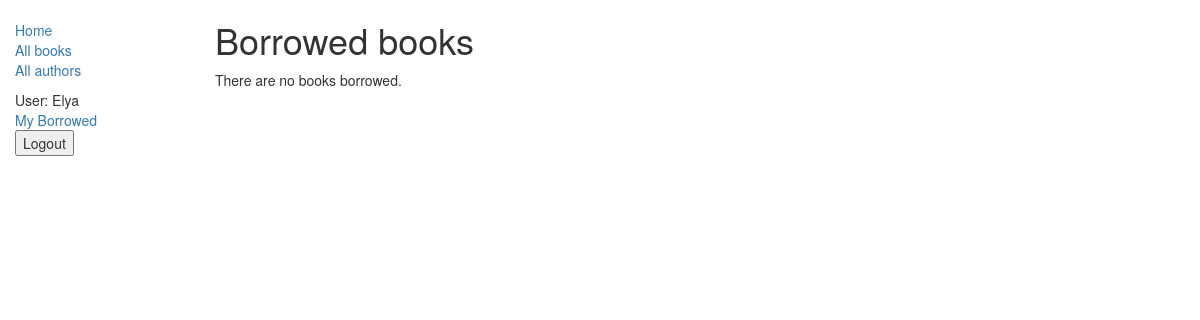
Page /catalog/mybooks/ (signed in) on the earlier database version.
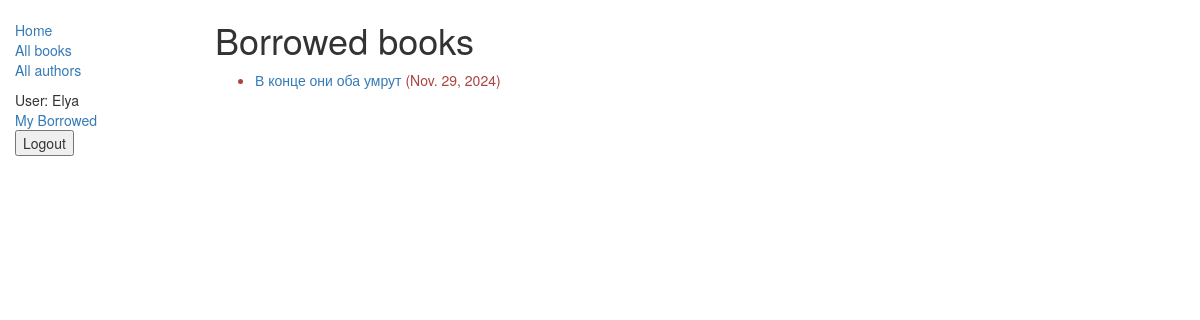
Same page on the later database version.
### catalog/models.py (models this page shows, shortened)
class BookInstance(models.Model):
    id = models.UUIDField(primary_key=True, default=uuid.uuid4, help_text="Unique ID for this particular book across whole library")
    book = models.ForeignKey('Book', on_delete=models.SET_NULL, null=True)
    imprint = models.CharField(max_length=200)
    due_back = models.DateField(null=True, blank=True)
    borrower = models.ForeignKey(
        settings.AUTH_USER_MODEL, on_delete=models.SET_NULL, null=True, blank=True)
    @property
    def is_overdue(self):
        return bool(self.due_back and date.today() > self.due_back)
    LOAN_STATUS = (
        ('m', 'Maintenance'),
        ('o', 'On loan'),
        ('a', 'Available'),
        ('r', 'Reserved'),
    )
    status = models.CharField(
        max_length=1,
        choices=LOAN_STATUS,
        blank=True,
        default='m',
        help_text='Book availability')
    class Meta:
        ordering = ["due_back"]
        permissions = (("can_mark_returned", "Set book as returned"),)

class Book(models.Model):
    title = models.CharField(max_length=200)
    author = models.ForeignKey('Author', on_delete=models.SET_NULL, null=True)
    summary = models.TextField(max_length=1000, help_text="Enter a brief description of the book")
    isbn = models.CharField('ISBN', max_length=13,
                            unique=True,
                            help_text='13 Character <a href="https://www.isbn-international.org/content/what-isbn'
                                      '">ISBN number</a>')
    genre = models.ManyToManyField(Genre, help_text="Select a genre for this book")
    language = models.ForeignKey('Language', on_delete=models.SET_NULL, null=True)
    class Meta:
        ordering = ['title', 'author']
    def display_genre(self):
        return ', '.join([ genre.name for genre in self.genre.all()[:3] ])
    display_genre.short_description = 'Genre'

### catalog/views.py (the view)
class LoanedBooksByUserListView(LoginRequiredMixin,generic.ListView):
    model = BookInstance
    template_name ='catalog/bookinstance_list_borrowed_user.html'
    paginate_by = 10
    def get_queryset(self):
        return BookInstance.objects.filter(borrower=self.request.user).filter(status__exact='o').order_by('due_back')

### catalog/templates/catalog/bookinstance_list_borrowed_user.html (shortened to what this page needs)
{% extends "base_generic.html" %}
{% block content %}
    <h1>Borrowed books</h1>
    {% if bookinstance_list %}
    <ul>
      {% for bookinst in bookinstance_list %}
      <li class="{% if bookinst.is_overdue %}text-danger{% endif %}">
        <a href="{% url 'book-detail' bookinst.book.pk %}">{{ bookinst.book.title }}</a> ({{ bookinst.due_back }})
      </li>
      {% endfor %}
    </ul>
    {% else %}
      <p>There are no books borrowed.</p>
    {% endif %}
{% endblock %}

Differences in the rows shown:
added BookInstance: book "В конце они оба умрут", due_back "Nov. 29, 2024"
Other differences:
text no longer shown: "There are no books borrowed."
